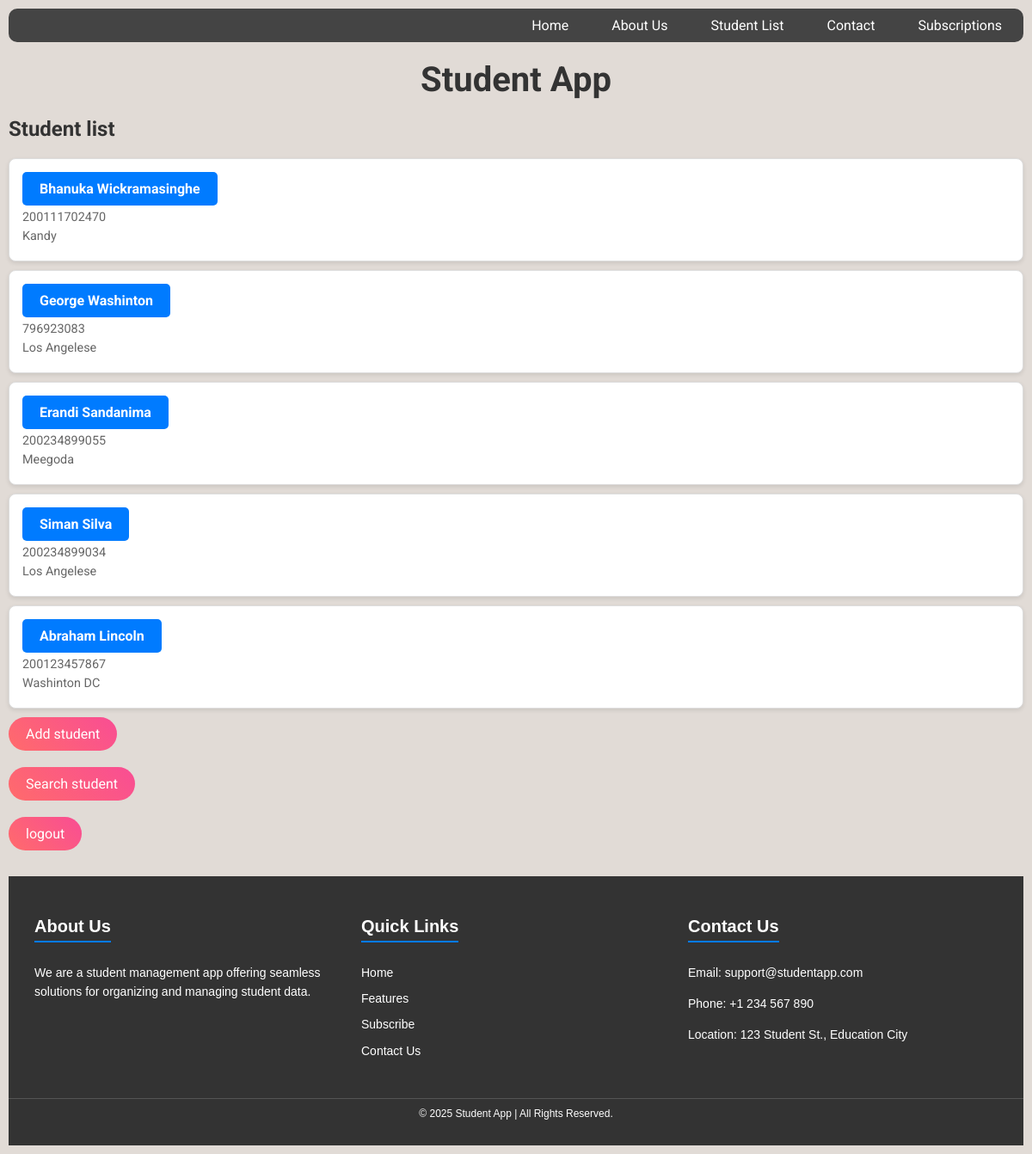
The app's page /stapp/app/ with its own data.
### student_app/models.py (models this page shows, shortened)
class student(models.Model):
    nic = models.CharField(max_length=15)
    name = models.CharField(max_length=50)
    resident = models.CharField(max_length=50)
    banner = models.ImageField(default='student.jpg', blank=True)

### student_app/views.py (the view)
# urls.py: path('app/', views.app, name='app'),
def app(request):
    children = student.objects.all()
    return render(request, 'app.html', { "children" : children })

### student_app/templates/app.html (shortened to what this page needs)
{% extends "layout.html" %}
{% block content %}
    <h1>Student App</h1>
    <h2>Student list</h2>
    {% for child in children %}
        <div class="student-item">
            <h3>
                <a href="{% url 'child' nic=child.nic%}" title="Click for more actions" class="basic-link-btn">
                    {{child.name}}
                </a>
            </h3>
            <p>{{child.nic}}</p>
            <p>{{child.resident}}</p>
        </div>
    {% endfor %}
    <a href="{% url 'datain' %}" class="gradient-link-btn">Add student</a> <br><br>
    <a href="{% url 'search' %}" class="gradient-link-btn">Search student</a> <br><br>
    <a href="{% url 'logout' %}" class="gradient-link-btn">logout</a>
{% endblock content %}

### templates/layout.html (shortened to what this page needs)
<!DOCTYPE html>
{% load static %}
<html lang="en">
<head>
    <link rel="stylesheet" href="{% static 'css/style.css' %}">
</head>
<body>
    <main>
        <nav class="sticky-navbar">
            <ul>
                <li><a href="/">Home</a></li>
                <li><a href="">About Us</a></li>
                {% if user.is_authenticated %}
                    <li><a href="{% url 'app' %}" class="btn btn-primary">Student List</a></li>
                {% else %}
                    <li><a href="{% url 'login' %}" class="btn btn-primary">Student List</a></li>
            {% endif %}
            <li><a href="">Contact</a></li>
            <li><a href="">Subscriptions</a></li>
            </ul>
        </nav>
        {% block content %}{% endblock content %}
    </main>
</body>
<footer class="footer">
    <div class="footer-container">
        <div class="footer-section about">
            <h2>About Us</h2>
            <p>
                We are a student management app offering seamless solutions for organizing and managing student data.
            </p>
        </div>
        <div class="footer-section links">
            <h2>Quick Links</h2>
            <ul>
                <li><a href="#">Home</a></li>
                <li><a href="#">Features</a></li>
                <li><a href="#">Subscribe</a></li>
                <li><a href="#">Contact Us</a></li>
            </ul>
        </div>
        <div class="footer-section contact">
            <h2>Contact Us</h2>
            <p>Email: support@studentapp.com</p>
            <p>Phone: +1 234 567 890</p>
            <p>Location: 123 Student St., Education City</p>
        </div>
    </div>
    <div class="footer-bottom">
        &copy; 2025 Student App | All Rights Reserved.
    </div>
</footer>
</html>

### static/css/style.css (style rules this page uses)
body { margin: 10px; font-family: 'Roboto', sans-serif; background-color: #e1dbd6; color: #333; }
h1 { text-align: center; margin: 20px 0; font-size: 2.5em; color: #333; }
.student-item { border: 1px solid #ddd; border-radius: 8px; padding: 15px; margin-bottom: 10px; background-color: #fff; box-shadow: 0 2px 5px rgba(0, 0, 0, 0.1); }
.student-item h3 { color: #007bff; margin: 0; font-size: 1.5em; }
.student-item p { margin: 5px 0; font-size: 0.9em; color: #666; }
.sticky-navbar { position: sticky; top: 0; background-color: #444; padding: 10px 0; z-index: 1000; border-radius: 10px; }
.sticky-navbar ul { margin: 0; padding: 0; list-style: none; display: flex; justify-content: right; }
.sticky-navbar ul li { margin: 0 10px; }
.sticky-navbar ul li a { color: white; text-decoration: none; font-size: 16px; padding: 8px 15px; border-radius: 4px; }
.gradient-link-btn { padding: 10px 20px; font-size: 16px; color: white; text-decoration: none; background: linear-gradient(45deg, #ff6b6b, #f94d94); border: none; border-radius: 25px; display: inline-block; transition: transform 0.2s ease-in-out; }
.basic-link-btn { padding: 10px 20px; font-size: 16px; color: white; background-color: #007bff; text-decoration: none; border-radius: 5px; display: inline-block; }
.footer { background-color: #333; color: #fff; padding: 20px 0; font-family: 'Arial', sans-serif; margin-top: 30px; }
.footer-container { display: flex; justify-content: space-between; flex-wrap: wrap; max-width: 1200px; margin: 0 auto; padding: 0 20px; }
.footer-section { flex: 1 1 30%; margin: 10px; }
.footer-section h2 { font-size: 20px; margin-bottom: 10px; border-bottom: 2px solid #007bff; display: inline-block; padding-bottom: 5px; }
.footer-section p, .footer-section ul { font-size: 14px; line-height: 1.6; }
.footer-section ul { list-style: none; padding: 0; }
.footer-section ul li { margin-bottom: 8px; }
.footer-section ul li a { text-decoration: none; color: #fff; transition: color 0.3s; }
.footer-bottom { text-align: center; margin-top: 20px; border-top: 1px solid #555; padding: 10px 0; font-size: 12px; }

### records on screen
student: name "Bhanuka Wickramasinghe", nic "200111702470", resident "Kandy"
student: name "George Washinton", nic "796923083", resident "Los Angelese"
student: name "Erandi Sandanima", nic "200234899055", resident "Meegoda"
student: name "Siman Silva", nic "200234899034", resident "Los Angelese"
student: name "Abraham Lincoln", nic "200123457867", resident "Washinton DC"
